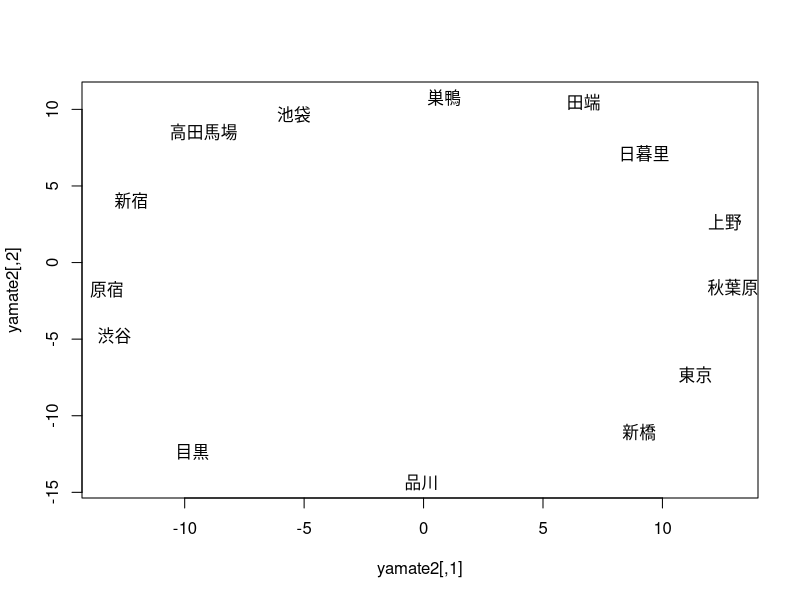

Reproduce this figure in R.
yamate1 <- read.csv("./data/yamateutf8.csv", header = T, row.names = 1)
yamate0 <- as.dist(yamate1)
yamate0
yamate2 <- cmdscale(yamate0)
plot(yamate2, type="n")
text(yamate2, rownames(yamate2))
yamate3 <- cmdscale(yamate0, k=3, eig = T)
yamate3
